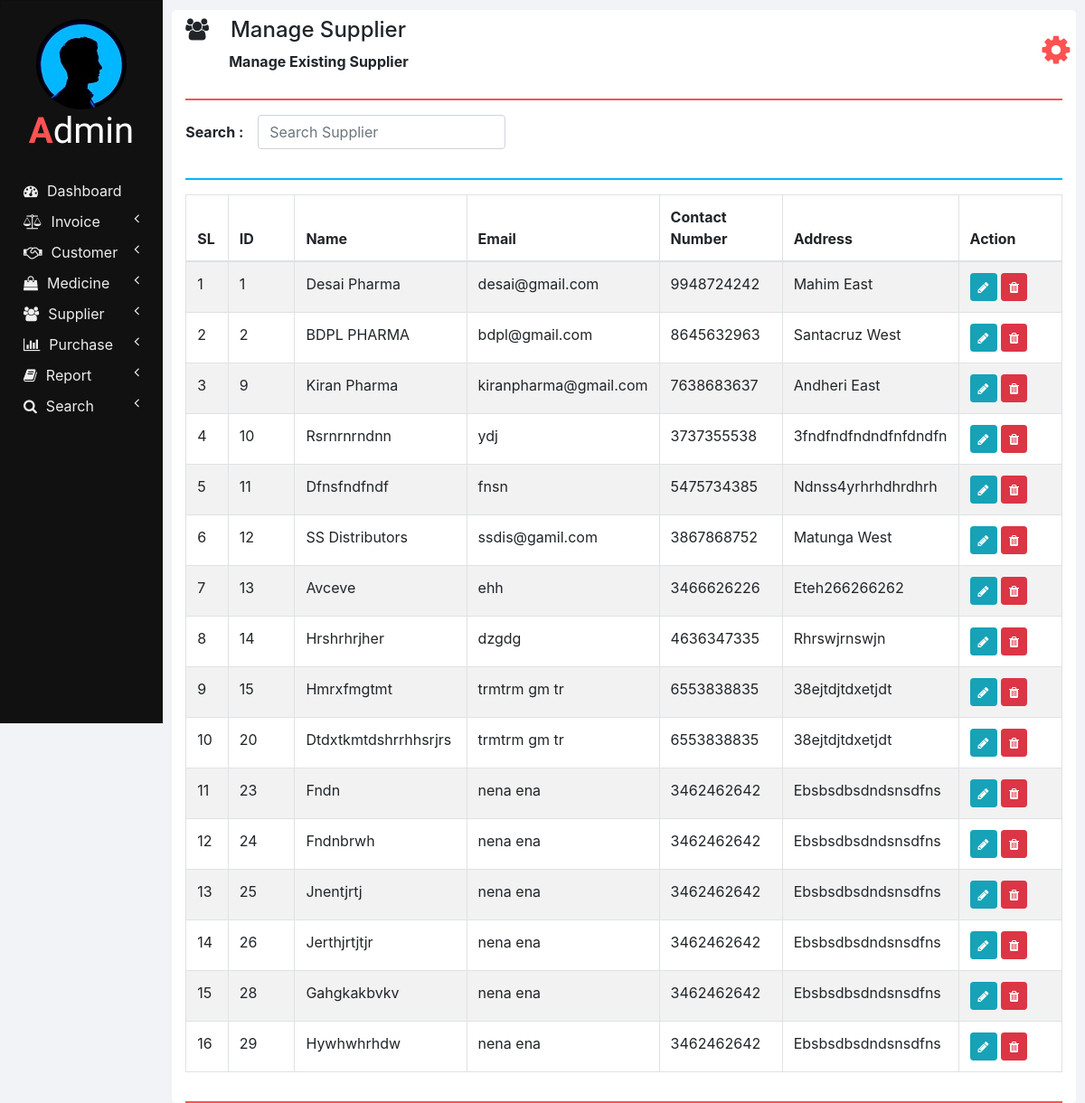
Page /manage_supplier.php on the earlier database version.
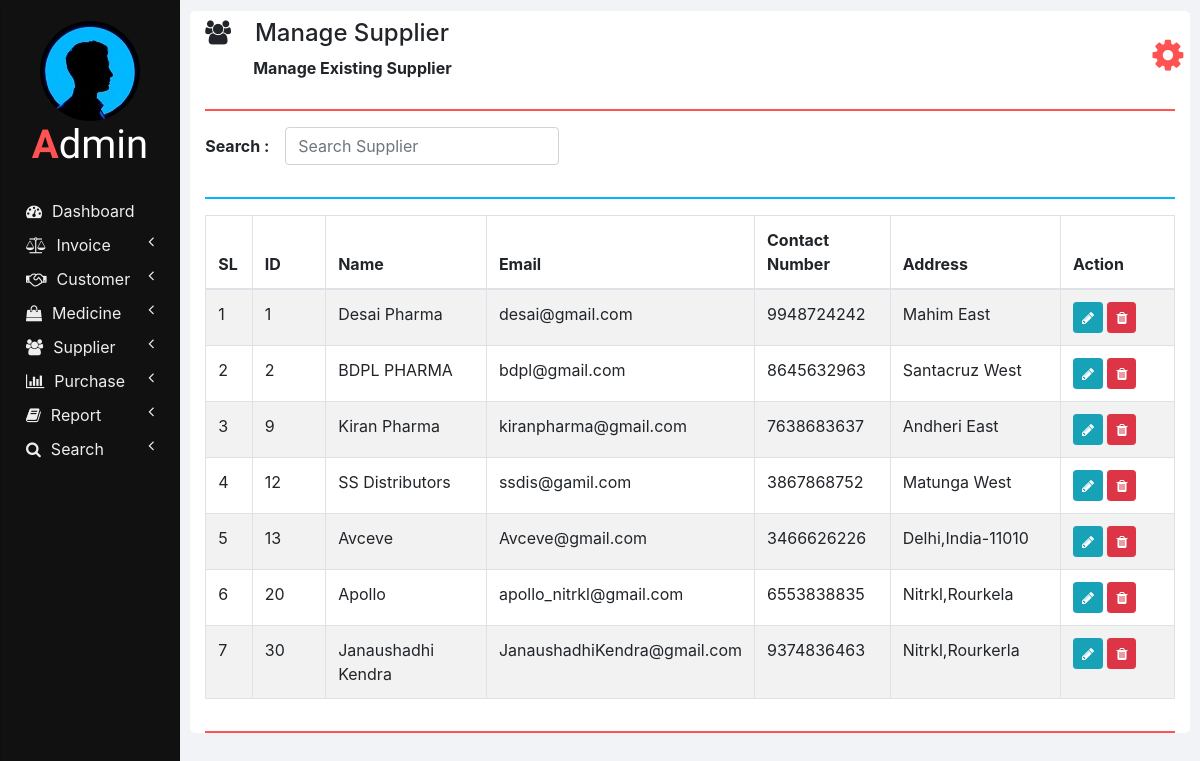
Same page on the later database version.
### tables this page shows
CREATE TABLE `suppliers` (
  `ID` int(11) NOT NULL,
  `NAME` varchar(100) NOT NULL,
  `EMAIL` varchar(100) NOT NULL,
  `CONTACT_NUMBER` varchar(10) NOT NULL,
  `ADDRESS` varchar(100) NOT NULL
);

### php/manage_supplier.php (the view, shortened to what this page needs)
<?php
  function showSuppliers($id) {
    require "db_connection.php";
    if($con) {
      $seq_no = 0;
      $query = "SELECT * FROM suppliers";
      $result = mysqli_query($con, $query);
      while($row = mysqli_fetch_array($result)) {
        $seq_no++;
        if($row['ID'] == $id)
          showEditOptionsRow($seq_no, $row);
        else
          showSupplierRow($seq_no, $row);
      }
    }
  }
  function showSupplierRow($seq_no, $row) {
    ?>
    <tr>
      <td><?php echo $seq_no; ?></td>
      <td><?php echo $row['ID'] ?></td>
      <td><?php echo $row['NAME']; ?></td>
      <td><?php echo $row['EMAIL']; ?></td>
      <td><?php echo $row['CONTACT_NUMBER']; ?></td>
      <td><?php echo $row['ADDRESS']; ?></td>
      <td>
        <button href="" class="btn btn-info btn-sm" onclick="editSupplier(<?php echo $row['ID']; ?>);">
          <i class="fa fa-pencil"></i>
        </button>
        <button class="btn btn-danger btn-sm" onclick="deleteSupplier(<?php echo $row['ID']; ?>);">
          <i class="fa fa-trash"></i>
        </button>
      </td>
    </tr>
    <?php
  }
  ?>

### manage_supplier.php (shortened to what this page needs)
<!DOCTYPE html>
<html lang="en" dir="ltr">
  <head>
    <link rel="stylesheet" href="bootstrap/css/bootstrap.min.css">
    <link rel="stylesheet" href="https://use.fontawesome.com/releases/v5.3.1/css/all.css">
    <link rel="stylesheet" href="https://cdnjs.cloudflare.com/ajax/libs/font-awesome/4.7.0/css/font-awesome.min.css">
    <link rel="stylesheet" href="css/sidenav.css">
    <link rel="stylesheet" href="css/home.css">
  </head>
  <body>
    <div class="container-fluid">
      <div class="container">
        <?php
          require "php/header.php";
        ?>
        <div class="row">
          <div class="col-md-12 form-group form-inline">
            <label class="font-weight-bold" for="">Search :&emsp;</label>
            <input type="text" class="form-control" id="" placeholder="Search Supplier" onkeyup="searchSupplier(this.value);">
          </div>
          <div class="col col-md-12">
            <hr class="col-md-12" style="padding: 0px; border-top: 2px solid  #02b6ff;">
          </div>
          <div class="col col-md-12 table-responsive">
            <div class="table-responsive">
            	<table class="table table-bordered table-striped table-hover">
            		<thead>
            			<tr>
                    <th style="width: 5%;">SL</th>
            				<th style="width: 10%;">ID</th>
            				<th style="width: 20%;">Name</th>
                    <th style="width: 15%;">Email</th>
                    <th style="width: 15%;">Contact Number</th>
                    <th style="width: 20%;">Address</th>
                    <th style="width: 15%;">Action</th>
            			</tr>
            		</thead>
                <tbody id="suppliers_div">
                  <?php
                    require 'php/manage_supplier.php';
                    showSuppliers(0);
                  ?>
            		</tbody>
            	</table>
            </div>
          </div>
        </div>
        <hr style="border-top: 2px solid #ff5252;">
      </div>
    </div>
  </body>
</html>

Differences in the rows shown:
removed suppliers: seq_no "4", ID "10", NAME "Rsrnrnrndnn", EMAIL "ydj", CONTACT_NUMBER "3737355538", ADDRESS "3fndfndfndndfnfdndfn"
removed suppliers: seq_no "5", ID "11", NAME "Dfnsfndfndf", EMAIL "fnsn", CONTACT_NUMBER "5475734385", ADDRESS "Ndnss4yrhrhdhrdhrh"
removed suppliers: seq_no "8", ID "14", NAME "Hrshrhrjher", EMAIL "dzgdg", CONTACT_NUMBER "4636347335", ADDRESS "Rhrswjrnswjn"
removed suppliers: seq_no "9", ID "15", NAME "Hmrxfmgtmt", EMAIL "trmtrm gm tr", CONTACT_NUMBER "6553838835", ADDRESS "38ejtdjtdxetjdt"
removed suppliers: seq_no "11", ID "23", NAME "Fndn", EMAIL "nena ena", CONTACT_NUMBER "3462462642", ADDRESS "Ebsbsdbsdndsnsdfns"
removed suppliers: seq_no "12", ID "24", NAME "Fndnbrwh", EMAIL "nena ena", CONTACT_NUMBER "3462462642", ADDRESS "Ebsbsdbsdndsnsdfns"
removed suppliers: seq_no "13", ID "25", NAME "Jnentjrtj", EMAIL "nena ena", CONTACT_NUMBER "3462462642", ADDRESS "Ebsbsdbsdndsnsdfns"
removed suppliers: seq_no "14", ID "26", NAME "Jerthjrtjtjr", EMAIL "nena ena", CONTACT_NUMBER "3462462642", ADDRESS "Ebsbsdbsdndsnsdfns"
removed suppliers: seq_no "15", ID "28", NAME "Gahgkakbvkv", EMAIL "nena ena", CONTACT_NUMBER "3462462642", ADDRESS "Ebsbsdbsdndsnsdfns"
removed suppliers: seq_no "16", ID "29", NAME "Hywhwhrhdw", EMAIL "nena ena", CONTACT_NUMBER "3462462642", ADDRESS "Ebsbsdbsdndsnsdfns"
computed for suppliers "SS Distributors": seq_no "6" → "4"
changed suppliers "Avceve": seq_no "7" → "5"; EMAIL "ehh" → "Avceve@gmail.com"; ADDRESS "Eteh266266262" → "Delhi,India-11010"
changed suppliers id 20: seq_no "10" → "6"; NAME "Dtdxtkmtdshrrhhsrjrs" → "Apollo"; EMAIL "trmtrm gm tr" → "apollo_nitrkl@gmail.com"; ADDRESS "38ejtdjtdxetjdt" → "Nitrkl,Rourkela"
added suppliers: seq_no "7", ID "30", NAME "Janaushadhi Kendra", EMAIL "JanaushadhiKendra@gmail.com", CONTACT_NUMBER "9374836463", ADDRESS "Nitrkl,Rourkerla"
